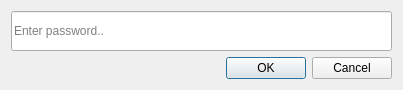
<?xml version="1.0" encoding="UTF-8"?>
<ui version="4.0">
 <class>SecretRequestDialog</class>
 <widget class="QDialog" name="SecretRequestDialog">
  <property name="geometry">
   <rect>
    <x>0</x>
    <y>0</y>
    <width>403</width>
    <height>87</height>
   </rect>
  </property>
  <property name="windowTitle">
   <string>Enter key secret to load</string>
  </property>
  <layout class="QVBoxLayout" name="verticalLayout">
   <item>
    <widget class="QLineEdit" name="leinput">
     <property name="minimumSize">
      <size>
       <width>0</width>
       <height>40</height>
      </size>
     </property>
     <property name="echoMode">
      <enum>QLineEdit::PasswordEchoOnEdit</enum>
     </property>
     <property name="placeholderText">
      <string>Enter password..</string>
     </property>
    </widget>
   </item>
   <item>
    <widget class="QDialogButtonBox" name="buttonBox">
     <property name="orientation">
      <enum>Qt::Horizontal</enum>
     </property>
     <property name="standardButtons">
      <set>QDialogButtonBox::Cancel|QDialogButtonBox::Ok</set>
     </property>
    </widget>
   </item>
  </layout>
 </widget>
 <resources/>
 <connections>
  <connection>
   <sender>buttonBox</sender>
   <signal>accepted()</signal>
   <receiver>SecretRequestDialog</receiver>
   <slot>accept()</slot>
   <hints>
    <hint type="sourcelabel">
     <x>248</x>
     <y>254</y>
    </hint>
    <hint type="destinationlabel">
     <x>157</x>
     <y>274</y>
    </hint>
   </hints>
  </connection>
  <connection>
   <sender>buttonBox</sender>
   <signal>rejected()</signal>
   <receiver>SecretRequestDialog</receiver>
   <slot>reject()</slot>
   <hints>
    <hint type="sourcelabel">
     <x>316</x>
     <y>260</y>
    </hint>
    <hint type="destinationlabel">
     <x>286</x>
     <y>274</y>
    </hint>
   </hints>
  </connection>
 </connections>
</ui>
